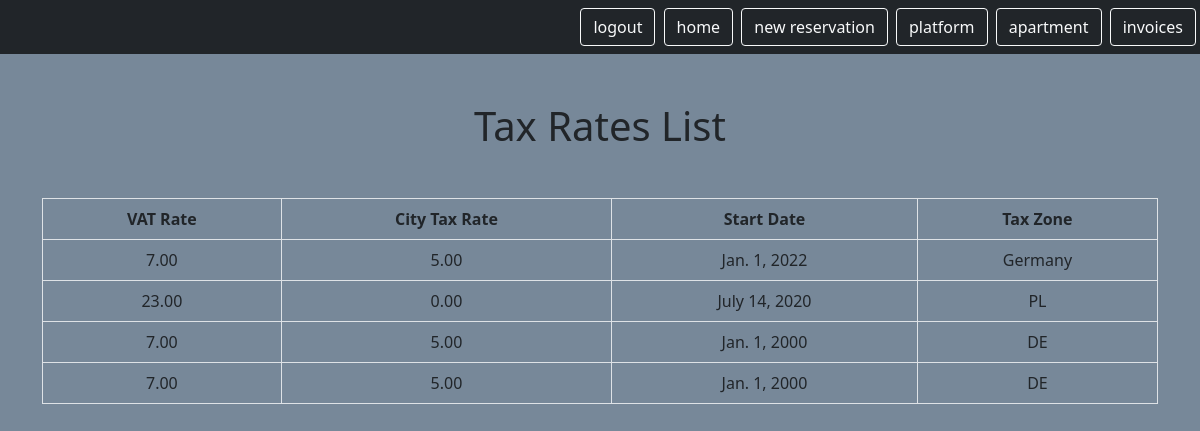
The app's page /mini/taxrate (signed in) with its own data.
### reservation/models.py (models this page shows, shortened)
class TaxRate(models.Model):
    start_date = models.DateField()
    vat_rate = models.DecimalField(max_digits=5, decimal_places=2, default=7)
    citytax_rate = models.DecimalField(max_digits=5, decimal_places=2, default=5)
    full_vat_rate = models.DecimalField(max_digits=5, decimal_places=2, default=19)
    tax_zone = models.CharField(max_length=255, default="Germany")
    class Meta:
        ordering = ["-start_date"]

### reservation/views.py (the view)
# urls.py: path('taxrate', views.TaxRateListView.as_view(), name='taxrate.list'),
class TaxRateListView(LoginRequiredMixin, ListView):
    model = TaxRate
    template_name = "settings/tax_list.html"
    context_object_name = "taxrates"  # name used in template
    login_url = LOGIN_URL
    def get_queryset(self):
        return TaxRate.objects.all()

### reservation/templates/settings/tax_list.html
{% extends "base.html" %}
{% block content %}
    <h1 class="my-5">Tax Rates List</h1>
    <div class="table-responsive">
        <table class="table table-bordered">
            <thead>
                <tr>
                    <th>VAT Rate</th>
                    <th>City Tax Rate</th>
                    <th>Start Date</th>
                    <th>Tax Zone</th>
                </tr>
            </thead>
            <tbody>
                {% for tax in taxrates %}
                <tr>
                    <td>{{ tax.vat_rate }}</td>
                    <td>{{ tax.citytax_rate }}</td>
                    <td>{{ tax.start_date }}</td>
                    <td>{{ tax.tax_zone }}</td>
                </tr>
                {% endfor %}
            </tbody>
        </table>
    </div>
{% endblock %}

### static/templates/base.html (style rules this page uses)
body { background: lightslategray; }

### records on screen
TaxRate: vat_rate "7.00", citytax_rate "5.00", start_date "Jan. 1, 2022", tax_zone "Germany"
TaxRate: vat_rate "23.00", citytax_rate "0.00", start_date "July 14, 2020", tax_zone "PL"
TaxRate: vat_rate "7.00", citytax_rate "5.00", start_date "Jan. 1, 2000", tax_zone "DE"
TaxRate: vat_rate "7.00", citytax_rate "5.00", start_date "Jan. 1, 2000", tax_zone "DE"
